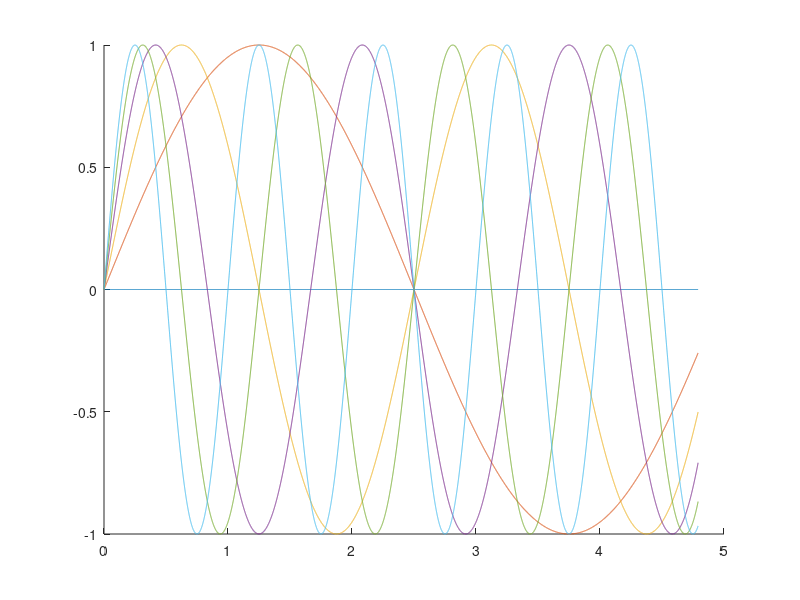

Source code (MATLAB):
t=linspace(0,4.7911,10000);
w=linspace(0,2*pi,6);
[new_t new_w]=meshgrid(t,w);
x=new_w.*new_t;
for i=1:6
y=sin(x(i,:));
hold on;
plot(t,y)
end

y=sin((100*pi).*t);
sound(y,44100)
